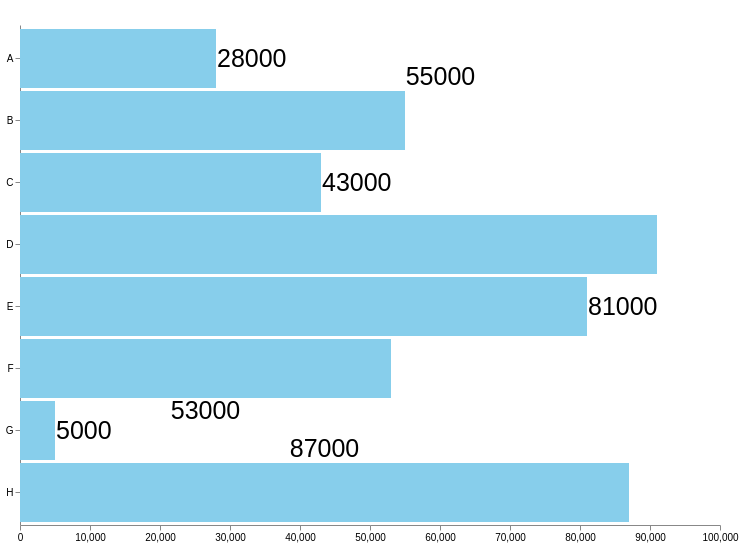

Vega-Lite specification for this chart:
### Vega specification from a JSON file in a GitHub repository (floating-point values rounded to 4 significant figures)
{"$schema": "https://vega.github.io/schema/vega/v4.json", "width": 700, "height": 500, "padding": 5, "data": [{"name": "table", "values": [{"category": "A", "amount": 28000}, {"category": "B", "amount": 55000}, {"category": "C", "amount": 43000}, {"category": "D", "amount": 91000}, {"category": "E", "amount": 81000}, {"category": "F", "amount": 53000}, {"category": "G", "amount": 5000}, {"category": "H", "amount": 87000}]}], "scales": [{"name": "yscale", "type": "band", "domain": {"data": "table", "field": "category"}, "range": "height", "padding": 0.05, "round": true}, {"name": "xscale", "domain": {"data": "table", "field": "amount"}, "nice": true, "range": "width"}], "axes": [{"orient": "left", "scale": "yscale"}, {"orient": "bottom", "scale": "xscale"}], "marks": [{"type": "rect", "name": "bar", "from": {"data": "table"}, "encode": {"enter": {"y": {"scale": "yscale", "field": "category"}, "height": {"scale": "yscale", "band": 1}, "x": {"scale": "xscale", "field": "amount"}, "x2": {"scale": "xscale", "value": 0}}, "update": {"fill": {"value": "skyblue"}}}}, {"type": "text", "from": {"data": "bar"}, "encode": {"enter": {"fontSize": {"value": 25}, "text": {"field": "datum.amount"}}}, "transform": [{"type": "label", "size": [700, 500], "offsets": [-15, 15], "anchors": ["right"]}]}]}
